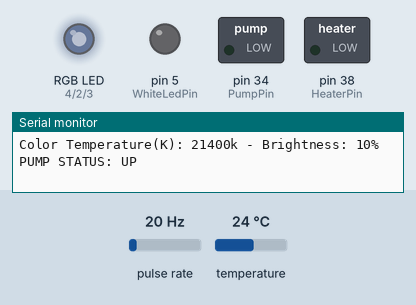
Bench run of a sketch on a simulated Arduino Mega 2560, built with avr-gcc and run on an emulated ATmega2560. On the bench: switched loads named in the sketch (green lamp = pin HIGH), an RGB LED mixed from three pins (HIGH = lit), output pins drawn as LEDs (lit = HIGH), the last lines printed to the serial monitor. Wiring (inferred from the names in the program): pulse sensor: data pin 21. The inputs (shaded band) are chosen by the test bench; at power-on: temperature 24 °C, pulse rate 20 Hz. Dim RGB values are drawn brighter than linear; the local clock reads 2024-03-15 10:24:30 at power-on unless the sketch sets it.

Above: at 1.2 s.
1.3 s: temperature set to 12 °C
5.0 s: temperature set to 24.1 °C
7.3 s: temperature set to 25.5 °C
At 9.3 s:
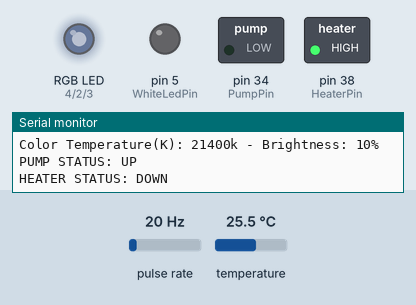
10.2 s: temperature set to 24.7 °C
12.6 s: temperature set to 23.4 °C
At 14.4 s:
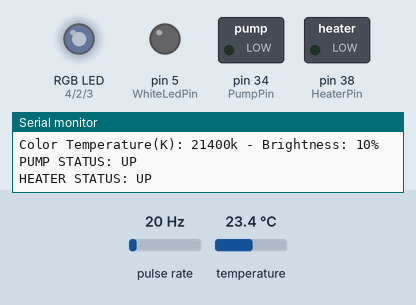
15.5 s: temperature set to 28 °C
At 17.6 s:
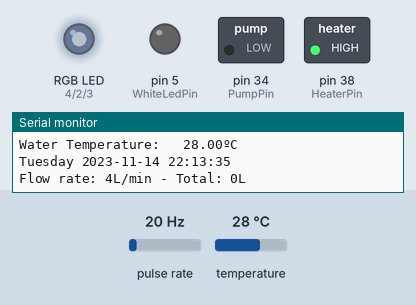
Timing chart, 0 to 19.1 s (numbered marks = the images above; inputs shaded):
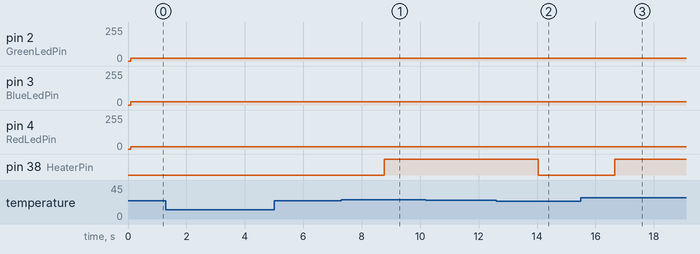

The sketch:

aquarium_lighting.ino
```cpp
#include "stdio.h"
#include <ThreeWire.h>
#include <RtcDS1302.h>
#include "math.h"
#include "DallasTemperature.h"
#include "OneWire.h"
#include "SPI.h"
#include "Wire.h"


//Pins Definitions
const int TemperaturePin = 24;
const int HeaterPin = 38;
const int PumpPin = 34;
const int RTCDatPin = 12;
const int RTCCLKPin = 11;
const int RTCRSTPin = 13;
const int WaterFlowPin = 21;

const int BlueLedPin = 3;
const int GreenLedPin = 2;
const int RedLedPin = 4;
const int WhiteLedPin = 5;


float calibrationFactor = 4.5;
int pulseCount;
float flowRate;
unsigned int flowMilliLitres;
unsigned long totalMilliLitres;
unsigned long oldTime;
void pulseCounter()
{
  pulseCount++;
}

//Declarations
ThreeWire myWire(RTCDatPin, RTCCLKPin, RTCRSTPin); // DAT, CLK, RST
RtcDS1302<ThreeWire> Rtc(myWire);
OneWire ourWire(TemperaturePin);
DallasTemperature sensors(&ourWire);

//Constants
byte mac[] = { 0xDE, 0xAD, 0xBE, 0xEF, 0xFE, 0xED }; //ATRIBUIÇÃO DE ENDEREÇO MAC AO ENC28J60
byte ip[] = { 192, 168, 15, 20 }; //IP Ethernet Shield
const int MinWaterTemperature = 24;
const int SunLightStartTime = 5;
const int SunLightEndTime = 21;
const int SunLightStartEndKelvin = 1000;
const int SunLigtStartEndMinutesFade = 420;
const int MoonLightStartTime = 21;
const int MoonLightEndTime = 23;
const int MoonLightStartEndKelvin = 12000;
const int MoonLigtStartEndMinutesFade = 30;
const float MaxBrightnessPercentage = 10;
bool heaterUp = false;


void setup() {
  Serial.begin(9600);
  pinMode(BlueLedPin, OUTPUT);
  pinMode(RedLedPin, OUTPUT);
  pinMode(GreenLedPin, OUTPUT);
  pinMode(WhiteLedPin, OUTPUT);
  pinMode(WaterFlowPin, INPUT);
  attachInterrupt(digitalPinToInterrupt(WaterFlowPin), pulseCounter, RISING);
  SetTime();
  sensors.begin();
  Wire.begin();
  Rtc.Begin();
}

void loop() {
  RtcDateTime now = Rtc.GetDateTime();
  int hour = now.Hour();
  int minute = now.Minute();
  //SunLight
  CycleControl(hour, minute, SunLightStartTime, SunLightEndTime, SunLightStartEndKelvin, SunLigtStartEndMinutesFade);
  //MoonLight
  CycleControl(hour, minute, MoonLightStartTime, MoonLightEndTime, MoonLightStartEndKelvin, MoonLigtStartEndMinutesFade);
  PumpControl(hour);
  HeaterControl();
  printTemperature();
  printTime(now.Year(), now.Month(), now.Day(), now.DayOfWeek(), now.Hour(), now.Minute(), now.Second());
  //EthernetShield();
  MedidorFluxo();
  delay(1000);
  Serial.println("------------------------------------------------------------------------");
}

int count = 0;

void MedidorFluxo() {
    if ((millis() - oldTime) > 1000)   // Only process counters once per second
    {
      detachInterrupt(digitalPinToInterrupt(WaterFlowPin));
      flowRate = ((1000.0 / (millis() - oldTime)) * pulseCount) / calibrationFactor;
      oldTime = millis();
      flowMilliLitres = (flowRate / 60) * 1000;
      totalMilliLitres += flowMilliLitres;
      unsigned int frac;
      char buf[100];
      snprintf(buf, sizeof(buf), "Flow rate: %dL/min - Total: %dL", int(flowRate), totalMilliLitres / 1000);
      Serial.println(buf);
      pulseCount = 0;
      attachInterrupt(digitalPinToInterrupt(WaterFlowPin), pulseCounter, RISING);
    }
}

void CycleControl(int currentHour, int currentMinute, int startHour, int endHour, int startKelvin, int startEndFade) {
  int currentMinutesTime = (currentHour * 60) + currentMinute;
  int startMinutesCycle = startHour * 60;
  int endMinutesCycle = endHour * 60;
  if (currentMinutesTime >= startMinutesCycle && currentMinutesTime <= endMinutesCycle) {
    int brightness = fadeBrightness(currentHour, currentMinute, startHour, endHour, startEndFade, startEndFade);
    int kelvin = cycleKelvin(currentHour, currentMinute, startHour, endHour, startKelvin);
    printLightInformation(kelvin, brightness);
    powerOnLight(kelvin, brightness);
  }
}

void PumpControl(int currentHour) {
  if (currentHour > 6 && currentHour < 23 && currentHour % 2 == 0)  {
    powerOnPump();
  } else {
    powerOffPump();
  }
}

void HeaterControl() {
  float temperature = WaterTemperature();
  if (temperature < 50 & temperature > 10) {
    if ((heaterUp && ((temperature - 1) < MinWaterTemperature)) || temperature < MinWaterTemperature) {
      heaterUp = true;
      powerOnHeater();
    }
    else if (temperature > MinWaterTemperature) {
      heaterUp = false;
      powerOffHeater();
    }
  }
}

float WaterTemperature() {
  sensors.requestTemperatures();
  return sensors.getTempCByIndex(0);
}

String readString = String(30);
int status = 0;
int cycleKelvin(int hours, int minutes, int startCycleHour, int endCycleHour, int startKelvin) {
  int halfCycleHour = (endCycleHour - startCycleHour) / 2;
  if (hours < (halfCycleHour + startCycleHour)) {
    return (startKelvin * ((hours - startCycleHour) + 1)) + (round(startKelvin / 60) * minutes);
  } else if (hours >= (halfCycleHour + startCycleHour)) {
    return (startKelvin * ((endCycleHour - hours) + 1)) - (round(startKelvin / 60) * minutes);
  } else {
    return startKelvin * halfCycleHour;
  }
}

int fadeBrightness(int hour, int minute, int startCycleHour, int endCycleHour, int startMinutesFade, int endMinutesFade) {
  int maxBrightness = round(255 * (MaxBrightnessPercentage / 100));
  int brightness = maxBrightness;
  int currentStartCycleMinutes = ((hour - startCycleHour) * 60) + minute;
  int currentEndCycleMinutes = ((endCycleHour - hour) * 60 - minute);
  if (currentStartCycleMinutes < startMinutesFade) {
    brightness = map(currentStartCycleMinutes, 0, endMinutesFade, 0, maxBrightness);
  } else if (currentEndCycleMinutes <= endMinutesFade) {
    brightness = map(currentEndCycleMinutes, endMinutesFade, 0, maxBrightness, 0);
  }
  return max(min(brightness, maxBrightness), 0);
}

void powerOnLight (int kelvin, int brightness) {
  int redLedIntensity = map(redFromKelvin(kelvin), 0, 255, 0, brightness);
  int greenLedIntensity = map(greenFromKelvin(kelvin), 0, 255, 0, brightness);
  int blueLedIntensity = map(blueFromKelvin(kelvin), 0, 255, 0, brightness);
  int whiteLedIntensity = map(whiteFromKelvin(kelvin), 0, 255, 0, brightness);
  analogWrite(BlueLedPin, blueLedIntensity);
  analogWrite(RedLedPin, redLedIntensity);
  analogWrite(GreenLedPin, greenLedIntensity);
  analogWrite(WhiteLedPin, whiteLedIntensity);
}

void powerOnPump() {
  pinMode(PumpPin, OUTPUT);
  digitalWrite(PumpPin, LOW);
  Serial.println("PUMP STATUS: UP");
}

void powerOnHeater() {
  pinMode(HeaterPin, OUTPUT);
  digitalWrite(HeaterPin, LOW);
  Serial.println("HEATER STATUS: UP");
}

void powerOffHeater() {
  digitalWrite(HeaterPin, HIGH);
  Serial.println("HEATER STATUS: DOWN");
}

void powerOffPump() {
  digitalWrite(PumpPin, HIGH);
  Serial.println("PUMP STATUS: DOWN");
}

void powerOffLight () {
  analogWrite(BlueLedPin, 0);
  analogWrite(RedLedPin, 0);
  analogWrite(GreenLedPin, 0);
  analogWrite(WhiteLedPin, 0);
}

int whiteFromKelvin(int kelvin) {
  int temperature = kelvin / 100;
  int  whiteValue = (temperature < 65) ? map(temperature, 0, 65, 0, 255) : map(temperature, 65, 120, 255, 0);
  return max(min(whiteValue, 255), 0);
}

int greenFromKelvin(int kelvin) {
  int temperature = kelvin / 100;
  int greenValue = 0;
  if (temperature <= 65) {
    greenValue = round((99.4708025861 * log(temperature) - 161.1195681661));
  } else {
    greenValue = round(288.1221695283 * pow(temperature - 60, -0.0755148492));
  }
  return max(min(greenValue, 255), 0);
}

int blueFromKelvin(int kelvin) {
  int temperature = kelvin / 100;
  int blueValue = 0;
  if (temperature > 20) {
    blueValue = round(138.5177312231 * log(temperature - 10) - 305.0447927307);
  }
  return max(min(blueValue, 255), 0);
}

int redFromKelvin(int kelvin) {
  int temperature = kelvin / 100;
  int redValue = 255;
  if (temperature > 65) {
    redValue = round(329.698727446 * pow(temperature - 60, -0.1332047592));
  }
  return max(min(redValue, 255), 0);
}

void printWaterFlow(float fluxo)
{
  Serial.print("Fluxo de: ");
  Serial.print(fluxo);
  Serial.println(" L/min");
}

void printTime(int year, int month, int day, int dayOfWeek, int hour, int minute, int second)
{
  char daysOfTheWeek[7][12] = {"Sunday", "Monday", "Tuesday", "Wednesday", "Thursday", "Friday", "Saturday"};
  char buf[100];
  snprintf(buf, sizeof(buf), "%s %04d-%02d-%02d %02d:%02d:%02d", daysOfTheWeek[dayOfWeek], year, month, day, hour, minute, second);
  Serial.println(buf);
}

void printTemperature() {
  sensors.requestTemperatures();
  printFloat("Water Temperature: ", sensors.getTempCByIndex(0), "ºC");
}

void printLightInformation(int kelvin, int brightness)
{
  char buf[100];
  int brightnessPercentage = round(((double)brightness / 255) * 100);
  snprintf(buf, sizeof(buf), "Color Temperature(K): %dk - Brightness: %d%%", kelvin, brightnessPercentage);
  Serial.println(buf);
}

void printFloat(char previousStr[100], float number, char afterStr[100]) {
  static char outstr[15];
  char buf[100];
  dtostrf(number, 7, 2, outstr);
  snprintf(buf, sizeof(buf), "%s%s%s", previousStr, outstr, afterStr);
  Serial.println(buf);
}

void SetTime() {
  RtcDateTime compiled = RtcDateTime(__DATE__, __TIME__);
  if (Rtc.GetIsWriteProtected()) { //SE O RTC ESTIVER PROTEGIDO CONTRA GRAVAÇÃO, FAZ
    Serial.println("RTC está protegido contra gravação. Habilitando a gravação agora..."); //IMPRIME O TEXTO NO MONITOR SERIAL
    Rtc.SetIsWriteProtected(false); //HABILITA GRAVAÇÃO NO RTC
    Serial.println(); //QUEBRA DE LINHA NA SERIAL
  }
  if (!Rtc.GetIsRunning()) { //SE RTC NÃO ESTIVER SENDO EXECUTADO, FAZ
    Serial.println("RTC não está funcionando de forma contínua. Iniciando agora..."); //IMPRIME O TEXTO NO MONITOR SERIAL
    Rtc.SetIsRunning(true); //INICIALIZA O RTC
    Serial.println(); //QUEBRA DE LINHA NA SERIAL
  }
  RtcDateTime now = Rtc.GetDateTime(); //VARIÁVEL RECEBE INFORMAÇÕES
  if (now < compiled) { //SE A INFORMAÇÃO REGISTRADA FOR MENOR QUE A INFORMAÇÃO COMPILADA, FAZ
    Serial.println("As informações atuais do RTC estão desatualizadas. Atualizando informações..."); //IMPRIME O TEXTO NO MONITOR SERIAL
    Rtc.SetDateTime(compiled); //INFORMAÇÕES COMPILADAS SUBSTITUEM AS INFORMAÇÕES ANTERIORES
    Serial.println(); //QUEBRA DE LINHA NA SERIAL
  }
  else if (now > compiled) { //SENÃO, SE A INFORMAÇÃO REGISTRADA FOR MAIOR QUE A INFORMAÇÃO COMPILADA, FAZ
    Serial.println("As informações atuais do RTC são mais recentes que as de compilação. Isso é o esperado."); //IMPRIME O TEXTO NO MONITOR SERIAL
    Rtc.SetDateTime(compiled);
    Serial.println(); //QUEBRA DE LINHA NA SERIAL
  }
  else if (now == compiled) { //SENÃO, SE A INFORMAÇÃO REGISTRADA FOR IGUAL A INFORMAÇÃO COMPILADA, FAZ
    Serial.println("As informações atuais do RTC são iguais as de compilação! Não é o esperado, mas está tudo OK."); //IMPRIME O TEXTO NO MONITOR SERIAL
    Serial.println(); //QUEBRA DE LINHA NA SERIAL
  }
}
void TestPinLeds() {
  analogWrite(BlueLedPin, 255);
  analogWrite(RedLedPin, 255);
  analogWrite(GreenLedPin, 255);
  analogWrite(WhiteLedPin, 255);
}
```

Measured:
- the behaviour switches between 24.9 and 25 °C on temperature (found by bisection; images 0 and 1)
- the behaviour switches between 24 and 23.9 °C on temperature (found by bisection; images 1 and 2)
- after the input at 7.3 s, pin 38 (HeaterPin): LOW → HIGH after 1.5 s
- after the input at 12.6 s, pin 38 (HeaterPin): HIGH → LOW after 1.4 s
- after the input at 15.5 s, pin 38 (HeaterPin): LOW → HIGH after 1.2 s
